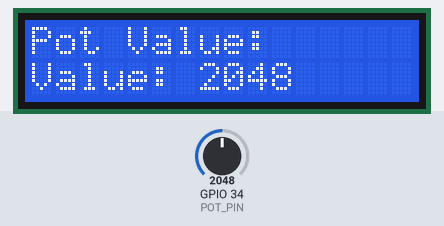
A sketch run on a simulated ESP32. On the bench: 16×2 character LCD. The test bench sets the inputs (shaded band); at power-on: GPIO 34 (POT_PIN) = 2048.

Above: at 1.2 s.
1.3 s: GPIO 34 (POT_PIN) set to 2866
At 2.2 s:
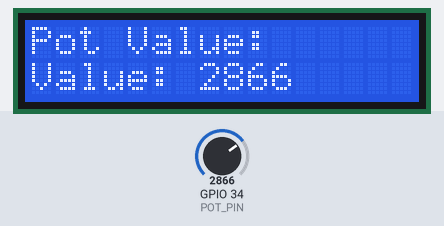
2.8 s: GPIO 34 (POT_PIN) set to 3603
At 3.4 s:
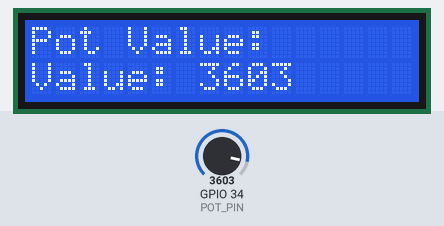
4.3 s: GPIO 34 (POT_PIN) set to 4095
At 5.8 s:
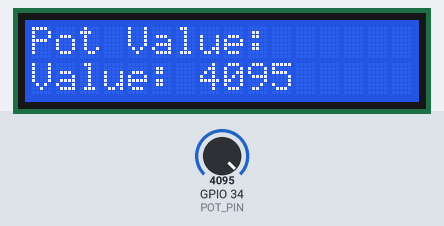
Timing chart, 0 to 7.3 s (numbered marks = the images above; inputs shaded):
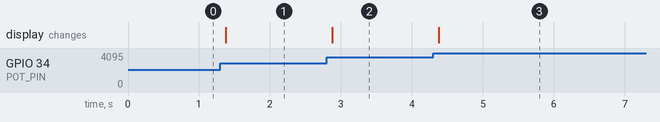

Measured:
- after the input at 1.3 s, the display: changes after 0.08 s (image 1)
- after the input at 2.8 s, the display: changes after 0.08 s (image 2)
- after the input at 4.3 s, the display: changes after 0.08 s (image 3)

The sketch:

first_stepss.ino
```cpp
#include <Arduino.h>
#include <Wire.h>
#include <LiquidCrystal_I2C.h>

const int POT_PIN = 34;

LiquidCrystal_I2C lcd(0x27, 16, 2);

void setup() {
  Wire.begin(21, 22);
  lcd.init();
  lcd.backlight();

  lcd.setCursor(0, 0);
  lcd.print("Pot Value:");
}

void loop() {
  int value = analogRead(POT_PIN);

  lcd.setCursor(0, 1);
  lcd.print("Value: ");
  lcd.print(value);
  lcd.print("    ");

  delay(200);
}
```
